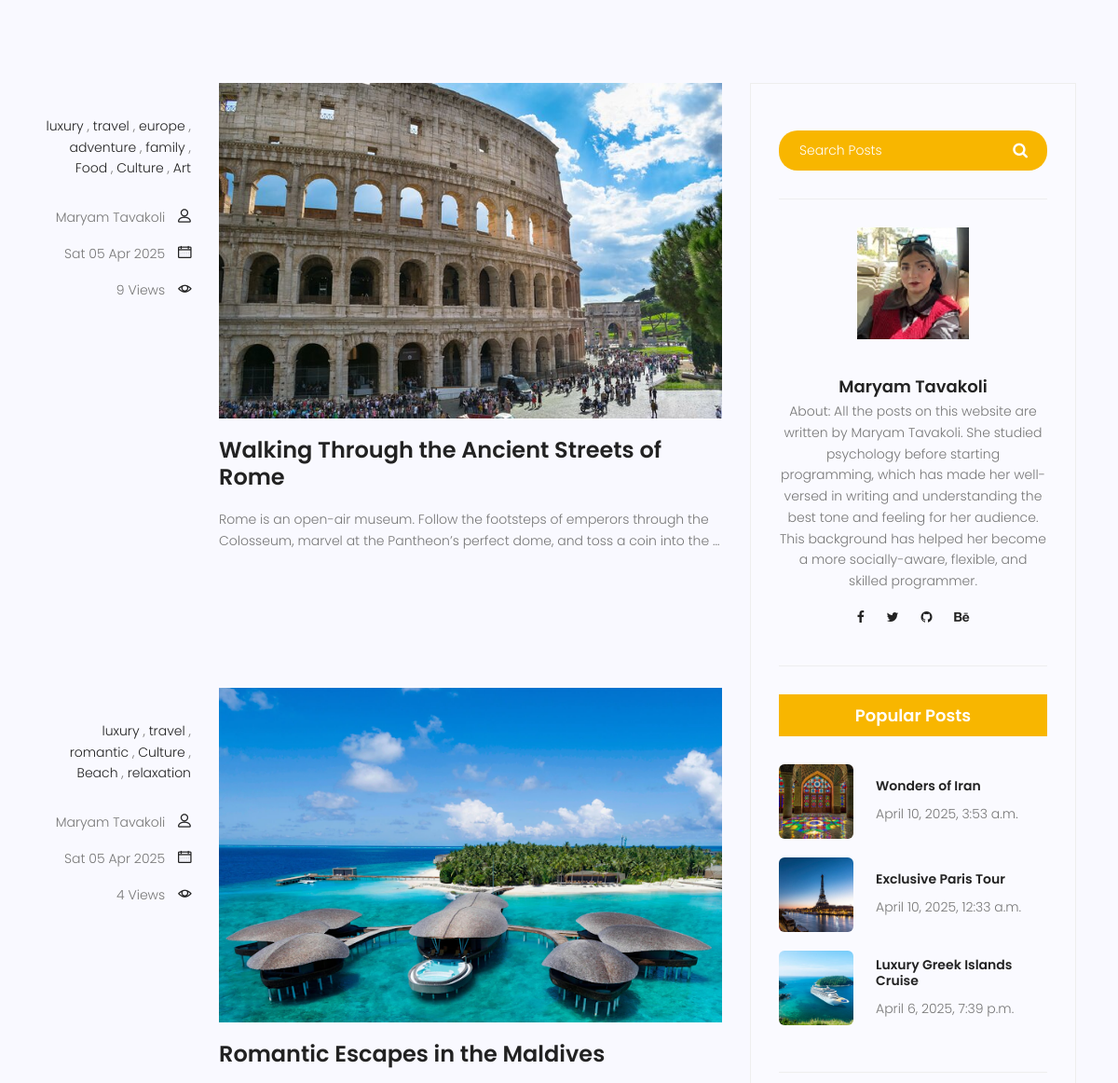
/blog/blog-home?page=2 (middle part), run on an earlier commit of the app's database.
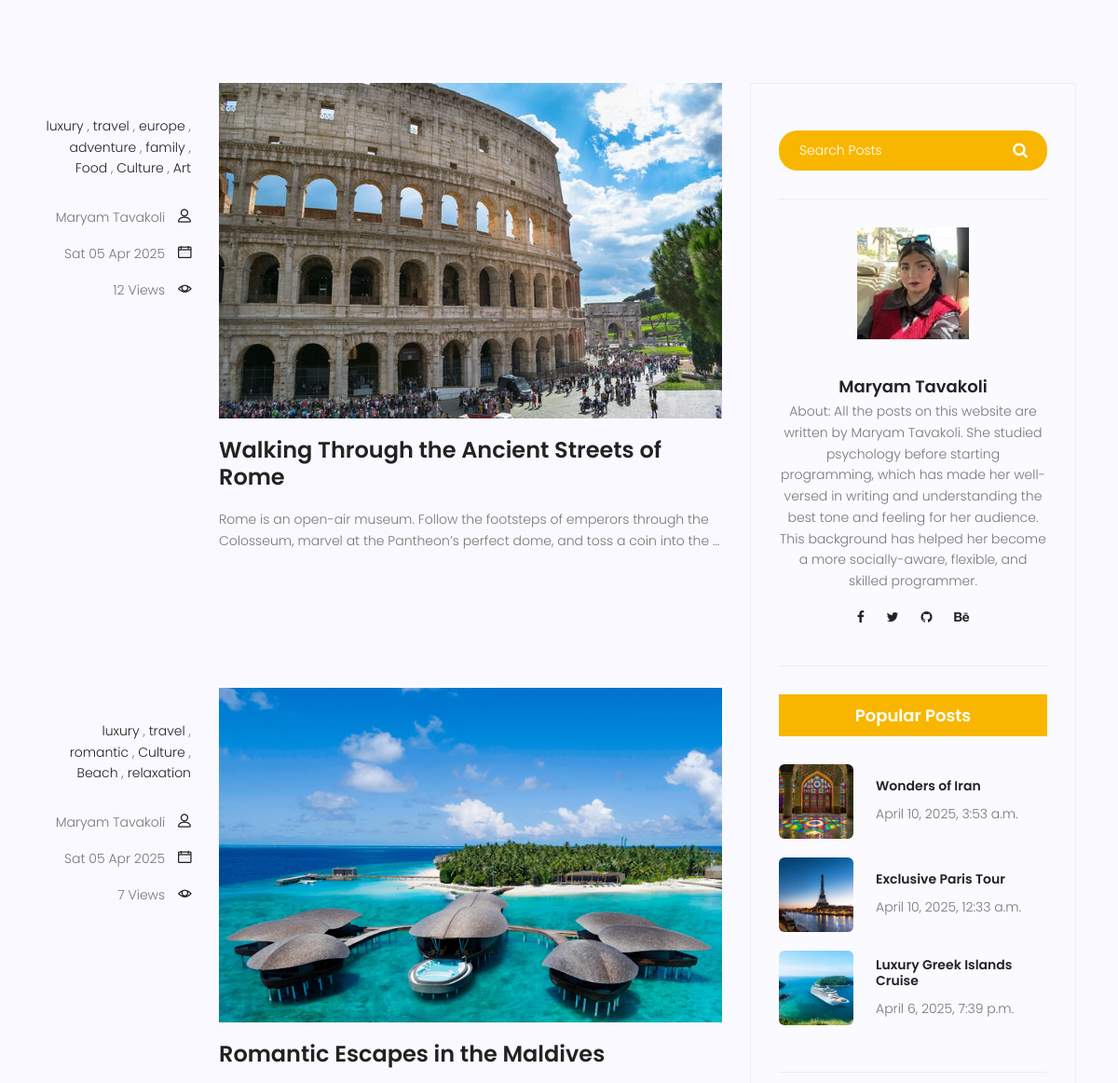
And on a later commit of the database.
### app_blog_travel/models.py (models this page shows, shortened)
class category(models.Model):
    name = models.CharField(max_length=50, unique=True)
    def __str__(self):
        return self.name

class Post(models.Model):
    title = models.CharField(max_length=220)
    content = models.TextField()
    slug = models.SlugField(blank=True, null=True)
    image = models.ImageField(upload_to="Post_default",default="first_img_post/my_default.jpeg" )
    counted_views = models.IntegerField(default=0)
    Categories = models.ManyToManyField('category')
    author = models.ForeignKey('Author', on_delete=models.SET_NULL, null=True)
    published_date = models.DateTimeField(null=True)
    created_date = models.DateTimeField(auto_now_add=True)
    updated_date = models.DateTimeField(auto_now=True)
    class Meta:
        ordering = ['published_date']

class Author(models.Model):
    name = models.CharField(max_length=50, unique=True)
    image = models.ImageField(upload_to="author_default",default="first_img_author/author_info.jpeg" )
    about = models.TextField()
    def __str__(self):
        return self.name

### app_blog_travel/views.py (the view)
# urls.py: path('blog-home', blog_home_view, name="home"),
def blog_home_view(request, category_item=None):
    posts = Post.objects.filter(published_date__lte=timezone.now()).order_by('-published_date')
    if category_item:
        posts = posts.filter(Categories__name=category_item)
    all_authors = Author.objects.all()
    all_category = category.objects.all()
    category_dict = {}
    for cat in all_category:
        category_dict[cat] = Post.objects.filter(published_date__lte=timezone.now(), Categories=cat).count()
    paginator = Paginator(posts, 3)
    try:
        page_number = request.GET.get('page')
        page_obj = paginator.get_page(page_number)
    except PageNotAnInteger:
        page_obj = paginator.page(1)
    except EmptyPage:
        page_obj = paginator.page(paginator.num_pages)
    return render(request, 'blog-home.html', {'category_dict': category_dict, 'page_obj': page_obj, 'all_authors':all_authors,})

### app_blog_travel/templatetags/inclusion_tag.py (called while the page is built)
@register.inclusion_tag('inclusion_page.html')
def popular_posts():
    posts = Post.objects.filter(published_date__lte=timezone.now()).order_by('-published_date')[:3]
    return {'posts': posts}

### templates/blog-home.html (shortened to what this page needs)
{% extends 'base.html' %}
{% load static %}
{% load inclusion_tag %}
{% block codes %}
<section class="top-category-widget-area pt-90 pb-90 ">
</section>
<section class="post-content-area">
	<div class="container">
		<div class="row">
			<div class="col-lg-8 posts-list">
				{% for item in page_obj %}
					<div class="single-post row">
						<div class="col-lg-3 col-md-3 meta-details">
							<ul class="tags">
								{% for cat in item.Categories.all %}
									<li><a href="#">{{ cat }}</a></li>
									{% if not forloop.last %}, {% endif %}
								{% endfor %}
							</ul>
							<div class="user-details row">
								<p class="user-name col-lg-12 col-md-12 col-6">
									<a href="#">{{ item.author }}</a> <span class="lnr lnr-user"></span>
								</p>
								<p class="date col-lg-12 col-md-12 col-6">
									<a href="#">{{ item.published_date|date:"D d M Y" }}</a> <span class="lnr lnr-calendar-full"></span>
								</p>
								<p class="view col-lg-12 col-md-12 col-6">
									<a href="#">{{ item.counted_views }} Views</a> <span class="lnr lnr-eye"></span>
								</p>
							</div>
						</div>
						<div class="col-lg-9 col-md-9">
							<div class="blog-post-box">
								<img class="img-fluid" src="{{ item.image.url }}" alt="">
								<a class="posts-title" href="{% url 'app_blog_travel:single' slug=item.slug %}">
									<h3>{{ item.title }}</h3>
								</a>
								<p>{{ item.content|truncatewords:25 }}</p>
							</div>
						</div>
					</div>
				{% endfor %}
			</div>
			<div class="col-lg-4 sidebar-widgets">
				<div class="widget-wrap">
					<div class="single-sidebar-widget search-widget">
						<form class="search-form" action="{% url 'app_blog_travel:search' %}" method="get">
                            <input placeholder="Search Posts" name="search" type="text" onfocus="this.placeholder = ''" onblur="this.placeholder = 'Search Posts'" >
                            <button type="submit"><i class="fa fa-search"></i></button>
                        </form>
					</div>
					{% for item in all_authors %}
					<div class="single-sidebar-widget user-info-widget">
						<img src="{{ item.image.url }}" alt="">
						<a href="#"><h4>{{ item.name }}</h4></a>
						<p>
							{{ item.about }}
						</p>
						<ul class="social-links">
							<li><a href="#"><i class="fa fa-facebook"></i></a></li>
							<li><a href="#"><i class="fa fa-twitter"></i></a></li>
							<li><a href="#"><i class="fa fa-github"></i></a></li>
							<li><a href="#"><i class="fa fa-behance"></i></a></li>
						</ul>
					</div>
					{% endfor %}
					<div class="single-sidebar-widget popular-post-widget">
						<h4 class="popular-title">Popular Posts</h4>
						{% popular_posts %}
					</div>
				</div>
			</div>
		</div>
	</div>
</section>
{% endblock %}

### templates/base.html (shortened to what this page needs)
{% load static %}
<!DOCTYPE html>
	<html lang="zxx" class="no-js">
	<head>
			<link rel="stylesheet" href="{% static 'css/linearicons.css' %}">
			<link rel="stylesheet" href="{% static 'css/font-awesome.min.css' %}">
			<link rel="stylesheet" href="{% static 'css/bootstrap.css' %}">
			<link rel="stylesheet" href="{% static 'css/magnific-popup.css' %}">
			<link rel="stylesheet" href="{% static 'css/jquery-ui.css' %}">
			<link rel="stylesheet" href="{% static 'css/nice-select.css' %}">
			<link rel="stylesheet" href="{% static 'css/animate.min.css' %}">
			<link rel="stylesheet" href="{% static 'css/owl.carousel.css' %}">
			<link rel="stylesheet" href="{% static 'css/main.css' %}">
		</head>
		<body>
			{% block codes %}
			{% endblock %}
		</body>
	</html>

### templates/inclusion_page.html
<div class="popular-post-list">
    {% for item in posts %}
    <div class="single-post-list d-flex flex-row align-items-center">
      <div class="thumb">
        <img class="img-fluid" src="{{ item.image.url }}" alt="">
      </div>
      <div class="details">
        <a href="{% url 'app_blog_travel:single' slug=item.slug %}"><h6>{{ item.title }}</h6></a>
        <p>{{ item.published_date }}</p>
      </div>
    </div>
    {% endfor %}
  </div>

What changed in the data, as far as the page shows it:
changed Post "Walking Through the Ancient Streets of Rome": counted_views "9" → "12"
changed Post "Romantic Escapes in the Maldives": counted_views "4" → "7"
